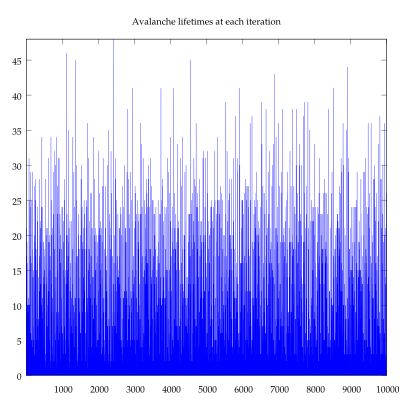

Source code (gnuplot):
# Use this as a template to graph results
set terminal pdf enhance font "palatino,10" size 4,4

set output 'lifetimes.pdf'
set title  "Avalanche lifetimes at each iteration"

set palette rgb 21,22,23

set autoscale xfix
set autoscale yfix
set autoscale cbfix

plot 'timecount.dat' using 1:4 with lines ls 3 notitle
